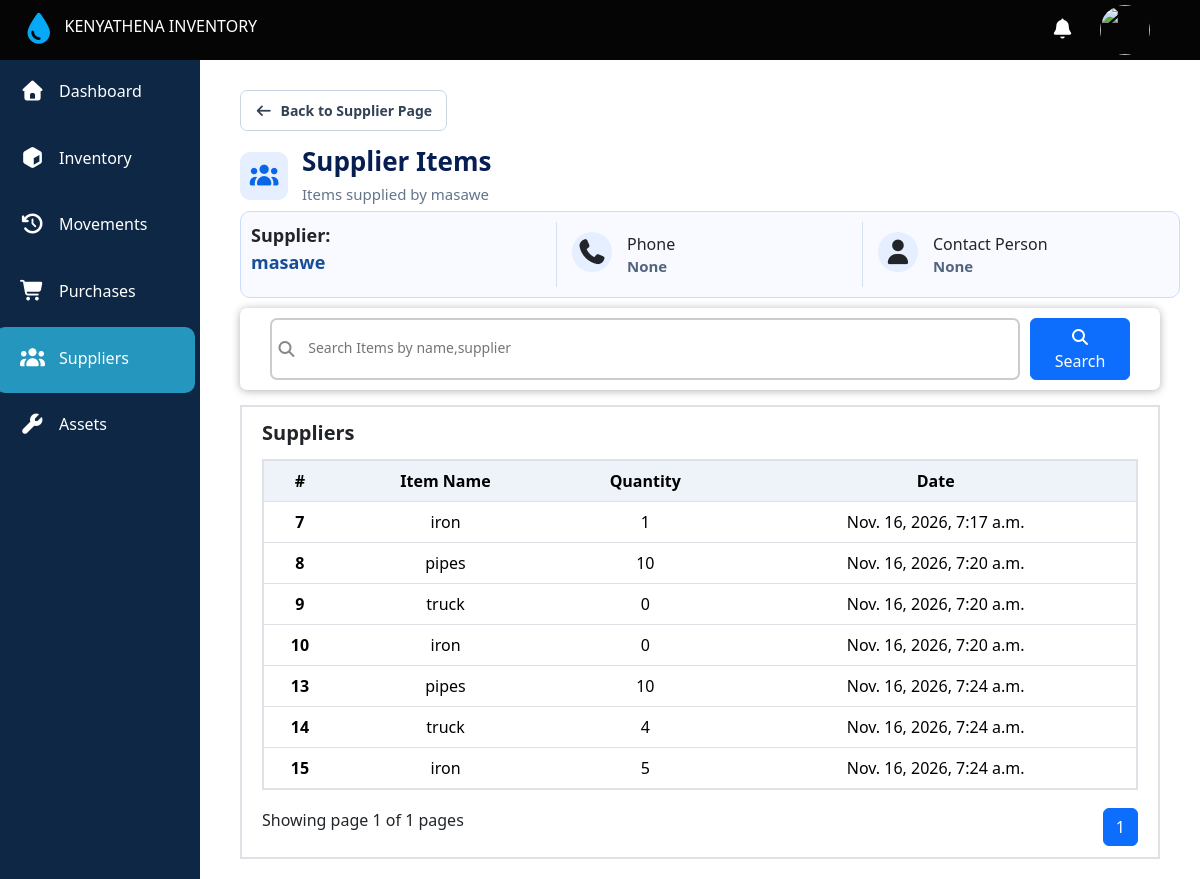
The app's page /supplier_item_page/6 with its own data.
### main/models.py (models this page shows, shortened)
class Suppliers(models.Model):
  supplier=models.CharField(max_length=200)
  contact = models.CharField(max_length=200,null=True)
  phone = models.CharField(max_length=15,null=True)
  status =models.BooleanField(default=True ,null=True)

class supplierItems(models.Model):
  supplier = models.ForeignKey(Suppliers,on_delete=models.CASCADE,related_name='supplierItems')
  itemName =models.CharField(max_length=200)
  quantity = models.PositiveBigIntegerField(default=0)
  date_supplied = models.DateTimeField(auto_now_add=True,null=True)

### main/views.py (the view)
# urls.py: path('supplier_item_page/<str:supplierid>',views.supplierItem,name ='supplierItem'),
def supplierItem(request,supplierid):
    supplier = Suppliers.objects.get(id=supplierid)
    supplierItem = supplier.supplierItems.all()
    search = request.GET.get('q')
    if search:
      supplierItem = supplier.supplierItems.filter(
        Q(itemName__icontains = search) | Q(quantity__icontains = search)
      )
    paginator = Paginator(supplierItem,7)
    page_number = request.GET.get("page")
    page_obj = paginator.get_page(page_number)
    context ={
      'supplier':supplier,
      'supplierItem':supplierItem,
      'page_obj':page_obj,
    }
    return render(request,'main/supplier_item_page.html',context)

### main/templates/main/supplier_item_page.html (shortened to what this page needs)
{% extends 'main/base.html' %}
{% block content %}
<main style="margin: 20px;">
        <div class="page-header">
        <a href="{% url 'supplier' %}" class="back-button">
            <i class="fa-solid fa-arrow-left"></i>
            Back to Supplier Page
        </a>
        <div class="page-title">
            <div class="title-icon">
                <i class="fa-solid fa-users"></i>
            </div>
            <div>
                <h2>Supplier Items</h2>
                <p>Items supplied by {{supplier.supplier}}</p>
            </div>
        </div>
        </div>
         <div class="movement-summary">
                <div class="summary-item-first">
                   <span>Supplier:</span>
                   <span>{{supplier.supplier}}</span>
                </div>
                <div class="summary-item">
                    <div class="summary-icon">
                        <i class="fa-solid fa-phone"></i>
                    </div>
                    <div class="summary-content">
                        <span>Phone</span>
                        <h3><small>{{supplier.phone}}</small></h3>
                    </div>
                </div>
                <div class="summary-item">
                    <div class="summary-icon">
                        <i class="fa-solid fa-user"></i>
                    </div>
                    <div class="summary-content">
                        <span>Contact Person</span>
                        <h3><small >{{supplier.contact}}</small></h3>
                    </div>
                </div>
        </div>
    <form action="{% url 'supplierItem' supplier.id %}" method="GET">
      <div class="search">
       <div class="search-button">
        <i class="fa-solid fa-magnifying-glass"></i>
        <input type="text" placeholder="Search Items by name,supplier" name="q" id="search" >
       </div>
       <button type="submit" class="btn btn-primary">
        <i class="fa-solid fa-magnifying-glass"></i> Search
       </button>
    </div>
    </form>
    <div class="recent-inventory-table" id="recent-inventory-table">
      <div class="recent-title">
        <div><a class="current-stock-link" href="{% url 'supplier' %}?q=#recent-inventory-table">Suppliers</a></div>
      </div>
      <table class="table" id="inventory-table">
        <thead>
          <tr>
            <th  scope="col">#</th>
            <th scope="col">Item Name</th>
            <th scope="col">Quantity</th>
            <th scope="col">Date</th>
          </tr>
        </thead>
        <tbody>
          {% for supplieritem in page_obj.object_list %}
          <tr>
            <th scope="row">{{supplieritem.id}}</th>
            <td>{{supplieritem.itemName}}</td>
            <td>{{supplieritem.quantity}}</td>
            <td>{{supplieritem.date_supplied}}</td>
          </tr>
         {% endfor %}
        </tbody>
      </table>
      <div class="last-part">
        <div class="last-part-start">
          Showing page {{ page_obj.number }} of {{ page_obj.paginator.num_pages }} pages
        </div>
        <div class="action">
        <nav aria-label="...">
            <ul class="pagination">
              {% for num in page_obj.paginator.page_range %}
                {% if page_obj.number == num %}
                  <li class="page-item active"><a class="page-link" href="?&page={{ num }}#inventory-table">{{ num }}</a></li>
                {% else %}
                  <li class="page-item"><a class="page-link" href="?page={{ num }}#inventory-table">{{ num }}</a></li>
                {% endif %}
              {% endfor %}
            </ul>
        </nav>
        </div>
      </div>
    </div>
  </main>
{% endblock content %}

### main/static/main/css/masawe.css (style rules this page uses)
body { margin: 90px 0 0 220px; padding: 0; box-sizing: border-box; background-color: rgb(240, 244, 254); }
html, body { scrollbar-width: none; -ms-overflow-style: none; }

### main/templates/main/navbar.html (style rules this page uses)
a { display: flex; text-decoration: none; color: white; align-items: center; height: 100%; width: 100%; }

### main/templates/main/supplier_item_page.html (style rules this page uses)
.movement-summary { display: grid; grid-template-columns: 1fr 1fr 1fr; background: #f8faff; border: 1px solid #cbdcff; border-radius: 10px; padding: 10px 10px; margin-top: 5px; }
.summary-item-first { display: flex; flex-direction: column; font-size: 18px; border-right: 1px solid #d5e0f1; font-weight: 700; }
.summary-item-first span:last-child { color:rgb(23, 77, 151); }
.summary-item { display: flex; align-items: flex-start; gap: 15px; padding: 10px 15px; border-right: 1px solid #d5e0f1; min-width: 0; }
.summary-item:last-child { border-right: none; }
.summary-icon { font-size: 25px; background: #e6efff; border-radius: 50%; min-width: 40px; height: 40px; display: flex; align-items: center; justify-content: center; }
.summary-content span { font-size: 16px; display: block; margin-bottom: -3px; }
.summary-content h3 { font-size: 20px; color: #071e52; font-weight: 700; margin: 0; }
.summary-content small { font-size: 15px; color: #53647e; }
.page-header { display: flex; flex-direction: column; align-items: flex-start; gap: 15px; margin-bottom: 5px; }
.back-button { display: inline-flex; align-items: center; gap: 8px; width: fit-content; padding: 9px 14px; background: #fff; border: 1px solid #cbd5e1; border-radius: 7px; color: #334155; text-decoration: none; font-size: 14px; font-weight: 600; }
.page-title { display: flex; align-items: center; gap: 14px; }
.title-icon { width: 48px; height: 48px; display: flex; align-items: center; justify-content: center; background: #e6efff; border-radius: 10px; color: #0866e9; font-size: 23px; flex-shrink: 0; }
.page-title h2 { font-size: 26px; font-weight: 700; color: #071e52; margin: 0 0 6px; }
.page-title p { font-size: 15px; color: #64748b; margin: 0; }
.search { background-color: white; border-radius: 7px; margin-right: 20px; box-shadow: 0px 1px 8px rgba(0, 0, 0, 0.3); padding: 10px 30px; display: grid; column-gap: 10px; margin-top: 10px; grid-template-columns: 10fr 1fr; }
.search button { width: 100px; }
.search-button { display: flex; border: 2px solid #ccc; gap: 10px; align-items: center; padding: 5px; border-radius: 7px; }
.search-button input { width: 100%; border: none; outline: none; font-size: 16px; color: #4e4b4b; }
.search-button input::placeholder { font-size: 14px; transform: translateY(-2px); }
.search-button i { color: #888; }
.recent-inventory-table { border: 2px solid rgba(222, 226, 230); margin-right: 20px; padding: 10px 20px; margin-top: 15px; background-color: white; margin-bottom: 20px; }
.recent-inventory-table .recent-title { display: flex; justify-content: space-between; align-items: center; margin-top: -5px; }
.recent-inventory-table .recent-title div:first-child { font-weight: 700; font-size: 20px; }
.recent-inventory-table .current-stock-link { display: inline; color: inherit; text-decoration: none; }
.recent-inventory-table .recent-title div:last-child { transform: translateY(6px); }
.recent-inventory-table .table { margin-top: 17px; border: 2px solid rgba(222, 226, 230); border-radius: 7px; padding: 10px; text-align: center; }
.recent-inventory-table .table thead tr th { background-color: rgba(237, 243, 249); }
.recent-inventory-table .last-part { display: flex; justify-content: space-between; margin-top: -13px; align-items: center; }
.recent-inventory-table .last-part .action { transform: translateY(15px); }
body { background-color:rgba(255,255,255,0.1); }

### records on screen
Suppliers: supplier "masawe", phone "None", contact "None"
supplierItems: id "7", itemName "iron", quantity "1", date_supplied "Nov. 16, 2026, 7:17 a.m."
supplierItems: id "8", itemName "pipes", quantity "10", date_supplied "Nov. 16, 2026, 7:20 a.m."
supplierItems: id "9", itemName "truck", quantity "0", date_supplied "Nov. 16, 2026, 7:20 a.m."
supplierItems: id "10", itemName "iron", quantity "0", date_supplied "Nov. 16, 2026, 7:20 a.m."
supplierItems: id "13", itemName "pipes", quantity "10", date_supplied "Nov. 16, 2026, 7:24 a.m."
supplierItems: id "14", itemName "truck", quantity "4", date_supplied "Nov. 16, 2026, 7:24 a.m."
supplierItems: id "15", itemName "iron", quantity "5", date_supplied "Nov. 16, 2026, 7:24 a.m."

### other values on screen
{{ page_obj.number }} "1"
{{ page_obj.paginator.num_pages }} "1"
{{ num }} "1"
